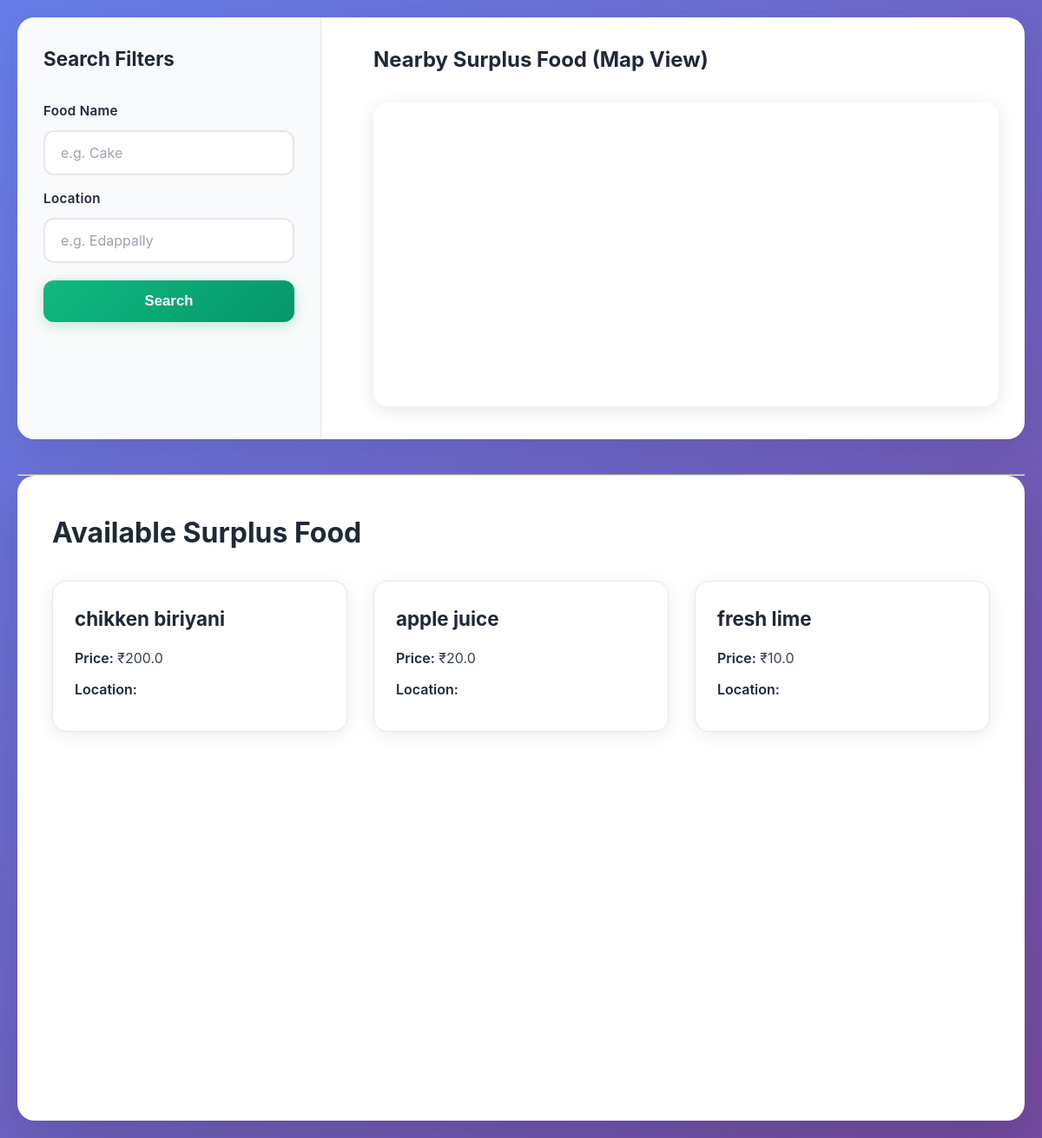
/user, run on an earlier commit of the app's database.
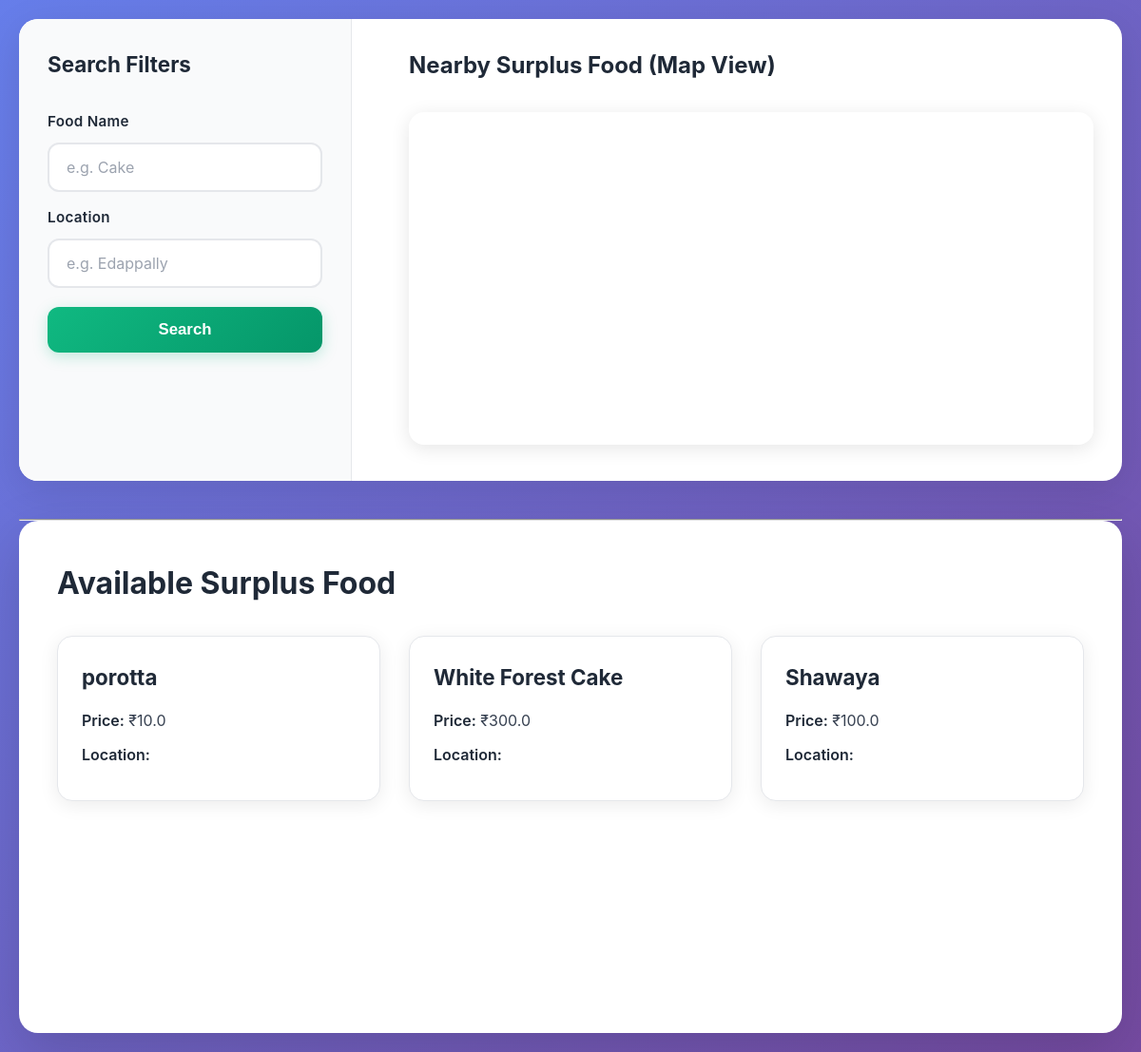
And on a later commit of the database.
### tables this page shows
CREATE TABLE food (
                id INTEGER PRIMARY KEY AUTOINCREMENT,
                restaurant_id INTEGER,
                name TEXT NOT NULL,
                discounted_price REAL NOT NULL,
                quantity INTEGER DEFAULT 1,
                status TEXT NOT NULL DEFAULT 'available',
                created_at TIMESTAMP DEFAULT CURRENT_TIMESTAMP,
                FOREIGN KEY(restaurant_id) REFERENCES restaurants(id)
            );

### Mini Project/app.py (the view)
@app.route('/user')
def user():
    search_food = request.args.get('food', '')
    search_location = request.args.get('location', '')
    conn = get_db_connection()
    query = "SELECT * FROM food WHERE status='available'"
    params = []
    if search_food:
        query += " AND name LIKE ?"
        params.append(f'%{search_food}%')
    if search_location:
        query += " AND location LIKE ?"
        params.append(f'%{search_location}%')
    query += " ORDER BY created_at DESC"
    foods = conn.execute(query, params).fetchall()
    conn.close()
    return render_template('user.html', foods=foods)

### Mini Project/app.py (called while the page is built)
def get_db_connection():
    db_path = os.path.join(os.path.dirname(__file__), 'database.db')
    conn = sqlite3.connect(db_path)
    conn.row_factory = sqlite3.Row
    return conn

### Mini Project/templates/user.html (shortened to what this page needs)
<!DOCTYPE html>
<html lang="en">
<head>
    <link rel="stylesheet" href="{{ url_for('static', filename='css/style.css') }}">
</head>
<body>
  <div class="map-layout">
    <div class="search-panel">
        <h3>Search Filters</h3>
        <form method="GET">
            <label>Food Name</label>
            <input type="text" name="food" placeholder="e.g. Cake">
            <label>Location</label>
            <input type="text" name="location" placeholder="e.g. Edappally">
            <button type="submit">Search</button>
        </form>
    </div>
    <div class="map-panel">
        <h3>Nearby Surplus Food (Map View)</h3>
        <iframe
            width="100%"
            height="350"
            class="map-iframe"
            loading="lazy"
            allowfullscreen
            title="Google Map showing nearby surplus food locations"
            src="https://www.google.com/maps?q={{ request.args.get('location', 'Kochi') }}&output=embed">
        </iframe>
    </div>
</div>
<hr>
<div class="container">
    <h2>Available Surplus Food</h2>
    <div class="food-grid">
        {% for food in foods %}
        <div class="food-card">
            <div class="food-card-content">
                <h3>{{ food.name }}</h3>
                <p><strong>Price:</strong> ₹{{ food.discounted_price }}</p>
                <p><strong>Location:</strong> {{ food.location }}</p>
            </div>
        </div>
        {% endfor %}
    </div>
</div>
</body>
</html>

What changed in the data, as far as the page shows it:
removed food: name "chikken biriyani", discounted_price "200.0"
removed food: name "apple juice", discounted_price "20.0"
removed food: name "fresh lime", discounted_price "10.0"
added food: name "porotta", discounted_price "10.0"
now on this page (row edited): food: name "White Forest Cake", discounted_price "300.0"
now on this page (row edited): food: name "Shawaya", discounted_price "100.0"
